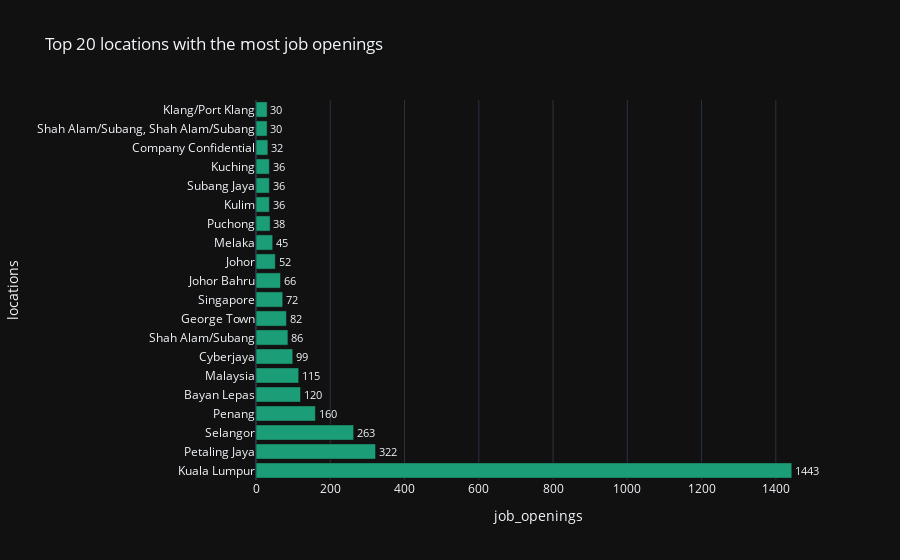

The code cell stored with this chart in its notebook:
### Code cell
fig = px.bar(location_top, x='job_openings', y='locations', text='job_openings',
             color_discrete_sequence=px.colors.qualitative.Dark2, orientation='h',
             title="Top 20 locations with the most job openings")
fig.update_traces(textfont_size=12, textangle=0, textposition="outside", cliponaxis=False)
fig.show()

### Figure 1 — Plotly figure (JSON) as saved in the notebook; plotly's stock layout.template omitted (floating-point values rounded to 4 significant figures)
{"data": [{"alignmentgroup": "True", "hovertemplate": "job_openings=%{text}<br>locations=%{y}<extra></extra>", "legendgroup": "", "marker": {"color": "rgb(27,158,119)", "pattern": {"shape": ""}}, "name": "", "offsetgroup": "", "orientation": "h", "showlegend": false, "text": [1443.0, 322.0, 263.0, 160.0, 120.0, 115.0, 99.0, 86.0, 82.0, 72.0, 66.0, 52.0, 45.0, 38.0, 36.0, 36.0, 36.0, 32.0, 30.0, 30.0], "textposition": "outside", "x": [1443, 322, 263, 160, 120, 115, 99, 86, 82, 72, 66, 52, 45, 38, 36, 36, 36, 32, 30, 30], "xaxis": "x", "y": ["Kuala Lumpur", "Petaling Jaya", "Selangor", "Penang", "Bayan Lepas", "Malaysia", "Cyberjaya", "Shah Alam/Subang", "George Town", "Singapore", "Johor Bahru", "Johor", "Melaka", "Puchong", "Kulim", "Subang Jaya", "Kuching", "Company Confidential", "Shah Alam/Subang, Shah Alam/Subang", "Klang/Port Klang"], "yaxis": "y", "type": "bar", "textfont": {"size": 12}, "cliponaxis": false, "textangle": 0}], "layout": {"xaxis": {"anchor": "y", "domain": [0.0, 1.0], "title": {"text": "job_openings"}}, "yaxis": {"anchor": "x", "domain": [0.0, 1.0], "title": {"text": "locations"}}, "legend": {"tracegroupgap": 0}, "title": {"text": "Top 20 locations with the most job openings"}, "barmode": "relative"}}
